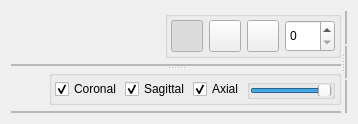
      <widget class="QWidget" name="DiffusionView">
       <attribute name="title">
        <string>Diffusion</string>
       </attribute>
       <layout class="QVBoxLayout" name="verticalLayout_39">
        <item>
         <widget class="QSplitter" name="splitterH">
          <property name="orientation">
           <enum>Qt::Horizontal</enum>
          </property>
          <widget class="QSplitter" name="splitterV2">
           <property name="orientation">
            <enum>Qt::Vertical</enum>
           </property>
           <widget class="QWidget" name="layoutWidget">
            <layout class="QVBoxLayout" name="verticalLayout_6">
             <item>
              <layout class="QHBoxLayout" name="horizontalLayout_15">
               <property name="spacing">
                <number>3</number>
               </property>
               <property name="sizeConstraint">
                <enum>QLayout::SetDefaultConstraint</enum>
               </property>
               <item>
                <spacer name="horizontalSpacer">
                 <property name="orientation">
                  <enum>Qt::Horizontal</enum>
                 </property>
                 <property name="sizeType">
                  <enum>QSizePolicy::Expanding</enum>
                 </property>
                 <property name="sizeHint" stdset="0">
                  <size>
                   <width>35</width>
                   <height>13</height>
                  </size>
                 </property>
                </spacer>
               </item>
               <item>
                <widget class="QGroupBox" name="VectorSliceBox">
                 <property name="title">
                  <string notr="true"/>
                 </property>
                 <layout class="QHBoxLayout" name="horizontalLayout_12">
                  <property name="leftMargin">
                   <number>3</number>
                  </property>
                  <property name="topMargin">
                   <number>3</number>
                  </property>
                  <property name="rightMargin">
                   <number>3</number>
                  </property>
                  <property name="bottomMargin">
                   <number>3</number>
                  </property>
                  <item>
                   <widget class="QPushButton" name="CoronalVectorButton">
                    <property name="maximumSize">
                     <size>
                      <width>32</width>
                      <height>32</height>
                     </size>
                    </property>
                    <property name="toolTip">
                     <string>Coronal</string>
                    </property>
                    <property name="text">
                     <string notr="true"/>
                    </property>
                    <property name="icon">
                     <iconset resource="TractCreator.qrc">
                      <normaloff>:/images/coronal.png</normaloff>:/images/coronal.png</iconset>
                    </property>
                    <property name="iconSize">
                     <size>
                      <width>28</width>
                      <height>28</height>
                     </size>
                    </property>
                    <property name="checkable">
                     <bool>true</bool>
                    </property>
                    <property name="checked">
                     <bool>true</bool>
                    </property>
                    <property name="autoExclusive">
                     <bool>true</bool>
                    </property>
                    <property name="flat">
                     <bool>false</bool>
                    </property>
                   </widget>
                  </item>
                  <item>
                   <widget class="QPushButton" name="SagitalVectorButton">
                    <property name="maximumSize">
                     <size>
                      <width>32</width>
                      <height>32</height>
                     </size>
                    </property>
                    <property name="toolTip">
                     <string>Sagital</string>
                    </property>
                    <property name="text">
                     <string notr="true"/>
                    </property>
                    <property name="icon">
                     <iconset resource="TractCreator.qrc">
                      <normaloff>:/images/sagittal.png</normaloff>:/images/sagittal.png</iconset>
                    </property>
                    <property name="iconSize">
                     <size>
                      <width>28</width>
                      <height>28</height>
                     </size>
                    </property>
                    <property name="checkable">
                     <bool>true</bool>
                    </property>
                    <property name="autoExclusive">
                     <bool>true</bool>
                    </property>
                   </widget>
                  </item>
                  <item>
                   <widget class="QPushButton" name="AxialVectorButton">
                    <property name="maximumSize">
                     <size>
                      <width>32</width>
                      <height>32</height>
                     </size>
                    </property>
                    <property name="toolTip">
                     <string>Axial</string>
                    </property>
                    <property name="text">
                     <string notr="true"/>
                    </property>
                    <property name="icon">
                     <iconset resource="TractCreator.qrc">
                      <normaloff>:/images/axial.png</normaloff>:/images/axial.png</iconset>
                    </property>
                    <property name="iconSize">
                     <size>
                      <width>28</width>
                      <height>28</height>
                     </size>
                    </property>
                    <property name="checkable">
                     <bool>true</bool>
                    </property>
                    <property name="checked">
                     <bool>false</bool>
                    </property>
                    <property name="autoExclusive">
                     <bool>true</bool>
                    </property>
                   </widget>
                  </item>
                  <item>
                   <widget class="QSpinBox" name="VectorSliceSpinner">
                    <property name="minimumSize">
                     <size>
                      <width>50</width>
                      <height>32</height>
                     </size>
                    </property>
                    <property name="maximumSize">
                     <size>
                      <width>50</width>
                      <height>16777215</height>
                     </size>
                    </property>
                    <property name="maximum">
                     <number>500</number>
                    </property>
                   </widget>
                  </item>
                 </layout>
                </widget>
               </item>
              </layout>
             </item>
             <item>
              <widget class="QFrame" name="VectorFrame">
               <property name="mouseTracking">
                <bool>true</bool>
               </property>
               <property name="frameShape">
                <enum>QFrame::StyledPanel</enum>
               </property>
               <property name="frameShadow">
                <enum>QFrame::Sunken</enum>
               </property>
               <layout class="QVBoxLayout" name="verticalLayout_19">
                <property name="leftMargin">
                 <number>0</number>
                </property>
                <property name="topMargin">
                 <number>0</number>
                </property>
                <property name="rightMargin">
                 <number>0</number>
                </property>
                <property name="bottomMargin">
                 <number>0</number>
                </property>
               </layout>
              </widget>
             </item>
            </layout>
           </widget>
           <widget class="QWidget" name="layoutWidget">
            <layout class="QVBoxLayout" name="verticalLayout_15">
             <item>
              <layout class="QHBoxLayout" name="horizontalLayout_38">
               <item>
                <spacer name="horizontalSpacer_2">
                 <property name="orientation">
                  <enum>Qt::Horizontal</enum>
                 </property>
                 <property name="sizeHint" stdset="0">
                  <size>
                   <width>40</width>
                   <height>20</height>
                  </size>
                 </property>
                </spacer>
               </item>
               <item>
                <widget class="QGroupBox" name="groupBox">
                 <property name="maximumSize">
                  <size>
                   <width>16777215</width>
                   <height>35</height>
                  </size>
                 </property>
                 <property name="title">
                  <string/>
                 </property>
                 <layout class="QHBoxLayout" name="horizontalLayout_28">
                  <property name="spacing">
                   <number>3</number>
                  </property>
                  <property name="leftMargin">
                   <number>3</number>
                  </property>
                  <property name="topMargin">
                   <number>3</number>
                  </property>
                  <property name="rightMargin">
                   <number>3</number>
                  </property>
                  <property name="bottomMargin">
                   <number>3</number>
                  </property>
                  <item>
                   <widget class="QCheckBox" name="CoronalBox">
                    <property name="text">
                     <string>Coronal</string>
                    </property>
                    <property name="checked">
                     <bool>true</bool>
                    </property>
                   </widget>
                  </item>
                  <item>
                   <widget class="QCheckBox" name="SagittalBox">
                    <property name="text">
                     <string>Sagittal</string>
                    </property>
                    <property name="checked">
                     <bool>true</bool>
                    </property>
                   </widget>
                  </item>
                  <item>
                   <widget class="QCheckBox" name="AxialBox">
                    <property name="text">
                     <string>Axial</string>
                    </property>
                    <property name="checked">
                     <bool>true</bool>
                    </property>
                   </widget>
                  </item>
                  <item>
                   <widget class="QGroupBox" name="groupBox_2">
                    <property name="maximumSize">
                     <size>
                      <width>16777215</width>
                      <height>30</height>
                     </size>
                    </property>
                    <property name="title">
                     <string/>
                    </property>
                    <layout class="QVBoxLayout" name="verticalLayout_24">
                     <property name="spacing">
                      <number>0</number>
                     </property>
                     <property name="leftMargin">
                      <number>0</number>
                     </property>
                     <property name="topMargin">
                      <number>0</number>
                     </property>
                     <property name="rightMargin">
                      <number>0</number>
                     </property>
                     <property name="bottomMargin">
                      <number>0</number>
                     </property>
                     <item>
                      <widget class="QSlider" name="OpacitySlider">
                       <property name="layoutDirection">
                        <enum>Qt::LeftToRight</enum>
                       </property>
                       <property name="value">
                        <number>99</number>
                       </property>
                       <property name="orientation">
                        <enum>Qt::Horizontal</enum>
                       </property>
                       <property name="invertedAppearance">
                        <bool>false</bool>
                       </property>
                       <property name="invertedControls">
                        <bool>false</bool>
                       </property>
                       <property name="tickPosition">
                        <enum>QSlider::NoTicks</enum>
                       </property>
                      </widget>
                     </item>
                    </layout>
                   </widget>
                  </item>
                 </layout>
                </widget>
               </item>
              </layout>
             </item>
             <item>
              <widget class="QFrame" name="ThreeD">
               <property name="mouseTracking">
                <bool>true</bool>
               </property>
               <property name="frameShape">
                <enum>QFrame::StyledPanel</enum>
               </property>
               <property name="frameShadow">
                <enum>QFrame::Sunken</enum>
               </property>
               <layout class="QVBoxLayout" name="verticalLayout_38">
                <property name="leftMargin">
                 <number>0</number>
                </property>
                <property name="topMargin">
                 <number>0</number>
                </property>
                <property name="rightMargin">
                 <number>0</number>
                </property>
                <property name="bottomMargin">
                 <number>0</number>
                </property>
               </layout>
              </widget>
             </item>
            </layout>
           </widget>
          </widget>
          <widget class="QSplitter" name="splitterV1">
           <property name="orientation">
            <enum>Qt::Vertical</enum>
           </property>
           <property name="handleWidth">
            <number>2</number>
           </property>
           <widget class="QFrame" name="CorFrame">
            <property name="mouseTracking">
             <bool>true</bool>
            </property>
            <property name="frameShape">
             <enum>QFrame::StyledPanel</enum>
            </property>
            <property name="frameShadow">
             <enum>QFrame::Sunken</enum>
            </property>
            <layout class="QVBoxLayout" name="verticalLayout_16">
             <property name="leftMargin">
              <number>0</number>
             </property>
             <property name="topMargin">
              <number>0</number>
             </property>
             <property name="rightMargin">
              <number>0</number>
             </property>
             <property name="bottomMargin">
              <number>0</number>
             </property>
            </layout>
           </widget>
           <widget class="QFrame" name="SagFrame">
            <property name="mouseTracking">
             <bool>true</bool>
            </property>
            <property name="frameShape">
             <enum>QFrame::StyledPanel</enum>
            </property>
            <property name="frameShadow">
             <enum>QFrame::Sunken</enum>
            </property>
            <layout class="QVBoxLayout" name="verticalLayout_17">
             <property name="leftMargin">
              <number>0</number>
             </property>
             <property name="topMargin">
              <number>0</number>
             </property>
             <property name="rightMargin">
              <number>0</number>
             </property>
             <property name="bottomMargin">
              <number>0</number>
             </property>
            </layout>
           </widget>
           <widget class="QFrame" name="AxFrame">
            <property name="mouseTracking">
             <bool>true</bool>
            </property>
            <property name="frameShape">
             <enum>QFrame::StyledPanel</enum>
            </property>
            <property name="frameShadow">
             <enum>QFrame::Sunken</enum>
            </property>
            <layout class="QVBoxLayout" name="verticalLayout_18">
             <property name="leftMargin">
              <number>0</number>
             </property>
             <property name="topMargin">
              <number>0</number>
             </property>
             <property name="rightMargin">
              <number>0</number>
             </property>
             <property name="bottomMargin">
              <number>0</number>
             </property>
            </layout>
           </widget>
          </widget>
         </widget>
        </item>
       </layout>
      </widget>
